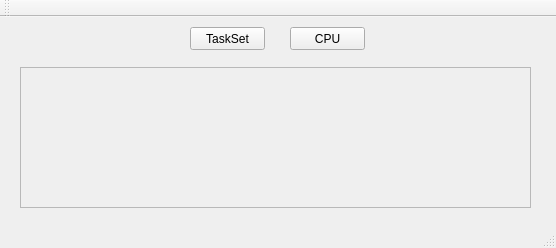
<?xml version="1.0" encoding="UTF-8"?>
<ui version="4.0">
 <class>MainWindow</class>
 <widget class="QMainWindow" name="MainWindow">
  <property name="geometry">
   <rect>
    <x>0</x>
    <y>0</y>
    <width>556</width>
    <height>248</height>
   </rect>
  </property>
  <property name="windowTitle">
   <string>MP_RTSIM</string>
  </property>
  <widget class="QWidget" name="centralWidget">
   <widget class="QPushButton" name="taskSetBtn">
    <property name="geometry">
     <rect>
      <x>190</x>
      <y>10</y>
      <width>75</width>
      <height>23</height>
     </rect>
    </property>
    <property name="text">
     <string>TaskSet</string>
    </property>
   </widget>
   <widget class="QPushButton" name="CPUButton">
    <property name="geometry">
     <rect>
      <x>290</x>
      <y>10</y>
      <width>75</width>
      <height>23</height>
     </rect>
    </property>
    <property name="text">
     <string>CPU</string>
    </property>
   </widget>
   <widget class="QFrame" name="logoFrame">
    <property name="geometry">
     <rect>
      <x>20</x>
      <y>50</y>
      <width>511</width>
      <height>141</height>
     </rect>
    </property>
    <property name="styleSheet">
     <string notr="true">background-image: url(:/logo/rtsimlogo.png);</string>
    </property>
    <property name="frameShape">
     <enum>QFrame::StyledPanel</enum>
    </property>
    <property name="frameShadow">
     <enum>QFrame::Raised</enum>
    </property>
   </widget>
  </widget>
  <widget class="QMenuBar" name="menuBar">
   <property name="geometry">
    <rect>
     <x>0</x>
     <y>0</y>
     <width>556</width>
     <height>21</height>
    </rect>
   </property>
  </widget>
  <widget class="QToolBar" name="mainToolBar">
   <attribute name="toolBarArea">
    <enum>TopToolBarArea</enum>
   </attribute>
   <attribute name="toolBarBreak">
    <bool>false</bool>
   </attribute>
  </widget>
  <widget class="QStatusBar" name="statusBar"/>
 </widget>
 <layoutdefault spacing="6" margin="11"/>
 <resources/>
 <connections/>
</ui>
